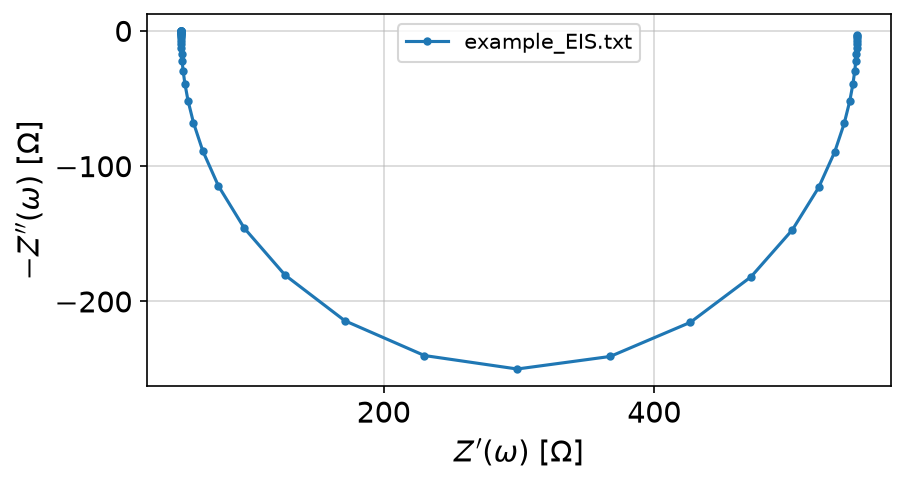

Reproduce this figure in Python.
"""
CHI660E 电化学阻抗谱 (EIS) 示例
=================================

使用 CH Instruments CHI660E 电化学工作站导出的 .txt 文件。
此处生成一个合成 Randles 电路 EIS 数据。

使用方法::

    python examples/chi660e_eis/example.py
"""

import os
import numpy as np

from instrumental_data_analyzer.instruments.CHI.chi660e import chi660eEIS


def _generate_eis_data(output_path: str):
    """
    生成合成 EIS 数据: Randles 电路模型

    EIS 格式 (CHI660E):
    - 前几行: 任意表头
    - 包含 "Freq/Hz" 的行: 表头行
    - 后续行: 数据 (逗号分隔)
    """
    # Randles 电路参数
    Rs = 50  # 溶液电阻 (ohm)
    Rct = 500  # 电荷转移电阻 (ohm)
    Cdl = 20e-6  # 双电层电容 (F)

    # 频率范围: 100 kHz → 0.1 Hz, 对数分布
    frequencies = np.logspace(5, -1, 50)

    # Randles 电路阻抗计算
    omega = 2 * np.pi * frequencies
    # Z_Cdl = 1 / (j * omega * Cdl)
    # Z_total = Rs + (Rct * Z_Cdl) / (Rct + Z_Cdl)
    Z_Cdl_real = 0
    Z_Cdl_imag = -1 / (omega * Cdl)

    # Rct || Cdl
    denominator = Rct**2 + Z_Cdl_imag**2
    Z_parallel_real = (Rct * Z_Cdl_real * Rct + Rct * Z_Cdl_imag * Z_Cdl_imag) / denominator
    Z_parallel_imag = (Rct * Z_Cdl_real * Z_Cdl_imag - Rct * Z_Cdl_imag * Z_Cdl_real) / denominator

    # Actually let me simplify - Rct in parallel with Cdl
    Rct_inv = 1 / Rct
    Cdl_term = 1j * omega * Cdl
    Z_parallel = 1 / (Rct_inv + Cdl_term)
    Z_total = Rs + Z_parallel

    Z_real = np.real(Z_total)
    Z_imag = -np.imag(Z_total)  # -Z" for Nyquist plot (upper quadrant)
    Z_mag = np.sqrt(Z_real**2 + Z_imag**2)
    phase = -np.arctan2(Z_imag, Z_real) * 180 / np.pi

    # 写入 CHI660E EIS 格式
    lines = [
        "Synthetic Randles Cell EIS",
        "",
        "Freq/Hz, Z'/ohm, Z\"/ohm, Z/ohm, Phase/deg",
    ]

    for f, zr, zi, zm, ph in zip(frequencies, Z_real, Z_imag, Z_mag, phase):
        lines.append(f"{f:.6e}, {zr:.6e}, {zi:.6e}, {zm:.6e}, {ph:.6e}")

    with open(output_path, "w") as f:
        f.write("\n".join(lines))

    return output_path


if __name__ == "__main__":
    txt_path = os.path.join(os.path.dirname(__file__), "example_EIS.txt")
    _generate_eis_data(txt_path)

    eis = chi660eEIS.from_exported_files([txt_path], name="Randles EIS")
    print(f"EIS: {eis.name}")
    print(f"信号数量: {len(eis.signal_names)}")
    for sig_name in eis.signal_names:
        sig = eis[sig_name]
        print(f"  {sig_name}: {len(sig.data)} 个频率点")

    # 绘制 Nyquist 图
    fig, ax = eis.plot_nyquist()

    output_path = os.path.join(os.path.dirname(__file__), "example.png")
    fig.savefig(output_path, dpi=150, bbox_inches="tight")
    print(f"已保存: {output_path}")
